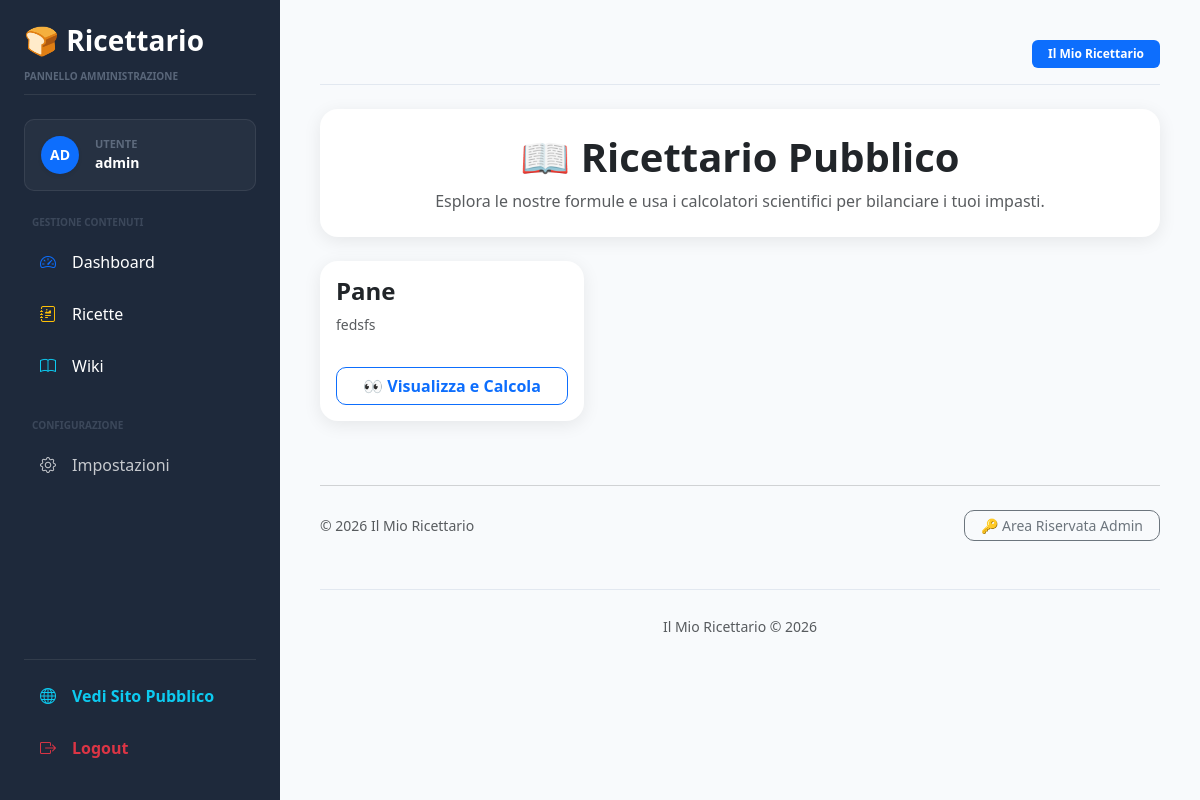
The page / (signed in) on the database its author committed.
### models/user.py (models this page shows, shortened)
class User(UserMixin, db.Model):
    __tablename__ = "users"
    id = db.Column(
        db.Integer,
        primary_key=True
    )
    username = db.Column(
        db.String(100),
        unique=True,
        nullable=False
    )
    password_hash = db.Column(
        db.String(255),
        nullable=False
    )
    is_admin = db.Column(
        db.Boolean,
        default=False
    )

### models/recipe.py (models this page shows, shortened)
class Recipe(db.Model):
    __tablename__ = "recipes"
    id = db.Column(
        db.Integer,
        primary_key=True
    )
    name = db.Column(
        db.String(255),
        nullable=False
    )
    slug = db.Column(
        db.String(255),
        unique=True,
        nullable=False
    )
    description = db.Column(
        db.Text
    )
    instructions = db.Column(
        db.Text
    )
    image = db.Column(
        db.String(255)
    )
    is_published = db.Column(
        db.Boolean,
        default=True
    )
    created_at = db.Column(
        db.DateTime,
        default=datetime.utcnow
    )
    updated_at = db.Column(
        db.DateTime,
        default=datetime.utcnow,
        onupdate=datetime.utcnow
    )
    ingredients = db.relationship(
        "RecipeIngredient",
        backref="recipe",
        cascade="all, delete-orphan",
        lazy=True,
        order_by="RecipeIngredient.sort_order"
    )
    features = db.relationship(
        "RecipeFeature",
        backref="recipe",
        cascade="all, delete-orphan",
        lazy=True
    )

### routes/recipes.py (the view)
@recipes_bp.route("/")
def list_recipes():
    recipes = Recipe.query.order_by(
        Recipe.name
    ).all()
    return render_template(
        "recipes_list.html",
        recipes=recipes
    )

### app.py (called while the page is built)
@login_manager.user_loader
def load_user(user_id):
    return db.session.get(
        User,
        int(user_id)
    )

### templates/recipes_list.html (shortened to what this page needs)
{% extends "base.html" %}
{% block content %}
<div class="card mb-4">
    <div class="card-body text-center py-4">
        <h1 class="fw-bold mb-2">
            📖 Ricettario Pubblico
        </h1>
        <p class="text-muted mb-0">
            Esplora le nostre formule e usa i calcolatori scientifici per bilanciare i tuoi impasti.
        </p>
    </div>
</div>
<div class="row g-4">
    {% if recipes %}
        {% for recipe in recipes %}
        <div class="col-md-6 col-lg-4">
            <div class="card stat-card h-100">
                <div class="card-body d-flex flex-column justify-content-between">
                    <div>
                        <h4 class="fw-bold text-dark mb-2">
                            {{ recipe.name }}
                        </h4>
                        <p class="text-muted small">
                            {{ recipe.description or "Nessuna descrizione disponibile per questa ricetta." }}
                        </p>
                    </div>
                    <div class="mt-3">
                        <a href="/recipe/{{ recipe.slug }}"
                           class="btn btn-outline-primary w-100 fw-bold">
                            👀 Visualizza e Calcola
                        </a>
                    </div>
                </div>
            </div>
        </div>
        {% endfor %}
    {% else %}
        <div class="col-12 text-center py-5 text-muted">
            Nessuna ricetta pubblica disponibile al momento.
        </div>
    {% endif %}
</div>
<div class="row mt-5 mb-4">
    <div class="col-12">
        <hr class="text-muted opacity-25">
        <div class="d-flex justify-content-between align-items-center text-muted small pt-2">
            <span>&copy; 2026 Il Mio Ricettario</span>
            <a href="{{ url_for('admin.dashboard') }}" class="btn btn-sm btn-outline-secondary px-3 py-1">
                🔑 Area Riservata Admin
            </a>
        </div>
    </div>
</div>
{% endblock %}

### templates/base.html (shortened to what this page needs)
<!DOCTYPE html>
<html lang="it">
<head>
    <link href="https://cdn.jsdelivr.net/npm/bootstrap@5.3.0/dist/css/bootstrap.min.css" rel="stylesheet">
    <link rel="stylesheet"
          href="{{ url_for('static', filename='css/admin.css') }}">
    <link rel="stylesheet"
          href="https://cdn.jsdelivr.net/npm/bootstrap-icons@1.11.3/font/bootstrap-icons.min.css">
</head>
<body>
{% if current_user.is_authenticated %}
<div class="sidebar d-flex flex-column justify-content-between p-4"
     style="width: 280px; position: fixed; height: 100vh; background: #1e293b; color: #fff; z-index: 1000;">
    <div>
        <div class="mb-4 pb-2 border-bottom border-secondary border-opacity-25">
            <h3 class="mb-1 text-white fw-bold">
                🍞 Ricettario
            </h3>
            <small class="text-uppercase tracking-wider fw-semibold opacity-50" style="font-size: 10px; color: #94a3b8;">
                Pannello Amministrazione
            </small>
        </div>
        <div class="mb-4 p-3 d-flex align-items-center gap-3"
             style="background: rgba(255, 255, 255, 0.04);
                    border: 1px solid rgba(255, 255, 255, 0.08);
                    border-radius: 10px;">
            <div class="bg-primary rounded-circle d-flex align-items-center justify-content-center text-white fw-bold shadow-sm"
                 style="width: 38px; height: 38px; font-size: 14px;">
                {{ current_user.username[:2].upper() }}
            </div>
            <div>
                <div style="font-size: 11px; color: #94a3b8;" class="text-uppercase fw-bold opacity-50">
                    Utente
                </div>
                <div class="fw-bold text-white small">
                    {{ current_user.username }}
                </div>
            </div>
        </div>
        <div class="nav flex-column gap-1 mb-4">
            <span class="text-uppercase tracking-wider fw-bold px-2 mb-2 opacity-25" style="font-size: 10px; color: #94a3b8;">
                Gestione Contenuti
            </span>
            <a href="{{ url_for('admin.dashboard') }}" class="nav-link text-white rounded px-3 py-2 d-flex align-items-center gap-3 hover-sidebar">
                <i class="bi bi-speedometer2 text-primary"></i>
                <span>Dashboard</span>
            </a>
            <a href="{{ url_for('admin.recipes') }}" class="nav-link text-white rounded px-3 py-2 d-flex align-items-center gap-3 hover-sidebar">
                <i class="bi bi-journal-richtext text-warning"></i>
                <span>Ricette</span>
            </a>
            <a href="{{ url_for('admin.wiki_list') }}" class="nav-link text-white rounded px-3 py-2 d-flex align-items-center gap-3 hover-sidebar">
                <i class="bi bi-book text-info"></i>
                <span>Wiki</span>
            </a>
        </div>
        <div class="nav flex-column gap-1">
            <span class="text-uppercase tracking-wider fw-bold px-2 mb-2 opacity-25" style="font-size: 10px; color: #94a3b8;">
                Configurazione
            </span>
            <a href="#" class="nav-link text-white rounded px-3 py-2 d-flex align-items-center gap-3 opacity-75 hover-sidebar">
                <i class="bi bi-gear"></i>
                <span>Impostazioni</span>
            </a>
        </div>
    </div>
    <div class="pt-3 border-top border-secondary border-opacity-25 nav flex-column gap-1">
        <a href="{{ url_for('recipes.list_recipes') }}" target="_blank" class="nav-link text-info rounded px-3 py-2 d-flex align-items-center gap-3 hover-sidebar fw-semibold small">
            <i class="bi bi-globe"></i>
            <span>Vedi Sito Pubblico</span>
        </a>
        <a href="{{ url_for('admin.logout') }}" class="nav-link text-danger rounded px-3 py-2 d-flex align-items-center gap-3 hover-sidebar fw-semibold small">
            <i class="bi bi-box-arrow-right"></i>
            <span>Logout</span>
        </a>
    </div>
</div>
<div class="main-content" style="margin-left: 280px; padding: 40px; min-height: 100vh; background: #f8fafc;">
    <div class="d-flex justify-content-between align-items-center mb-4 pb-3 border-bottom" style="border-color: #e2e8f0 !important;">
        <div>
            <span class="badge bg-primary px-3 py-2">
                Il Mio Ricettario
            </span>
        </div>
    </div>
{% else %}
<div class="container py-5">
{% endif %}
{% block content %}
{% endblock %}
{% if current_user.is_authenticated %}
    <div class="mt-5 text-center text-muted pt-4 border-top" style="border-color: #e2e8f0 !important;">
        <small>
            Il Mio Ricettario © 2026
        </small>
    </div>
{% endif %}
</div>
</body>
</html>

### static/css/admin.css (style rules this page uses)
body { background:#f1f5f9; font-family:Segoe UI, Arial, sans-serif; }
.sidebar { position:fixed; top:0; left:0; width:260px; height:100vh; background:#17233a; color:white; padding:20px; }
.sidebar h3 { margin-bottom:10px; font-weight:700; }
.sidebar a { display:block; color:#cbd5e1; text-decoration:none; padding:12px; border-radius:10px; margin-bottom:8px; transition:.2s; }
.main-content { margin-left:280px; padding:40px; }
.card { border:none; border-radius:18px; box-shadow:0 4px 18px rgba(0,0,0,.08); }
.stat-card { background:white; }
.btn { border-radius:10px; }
h1,h2,h3,h4,h5 { font-weight:700; }

### rows shown on the page
User: username "AD", username "admin"
Recipe: name "Pane", description "fedsfs"
